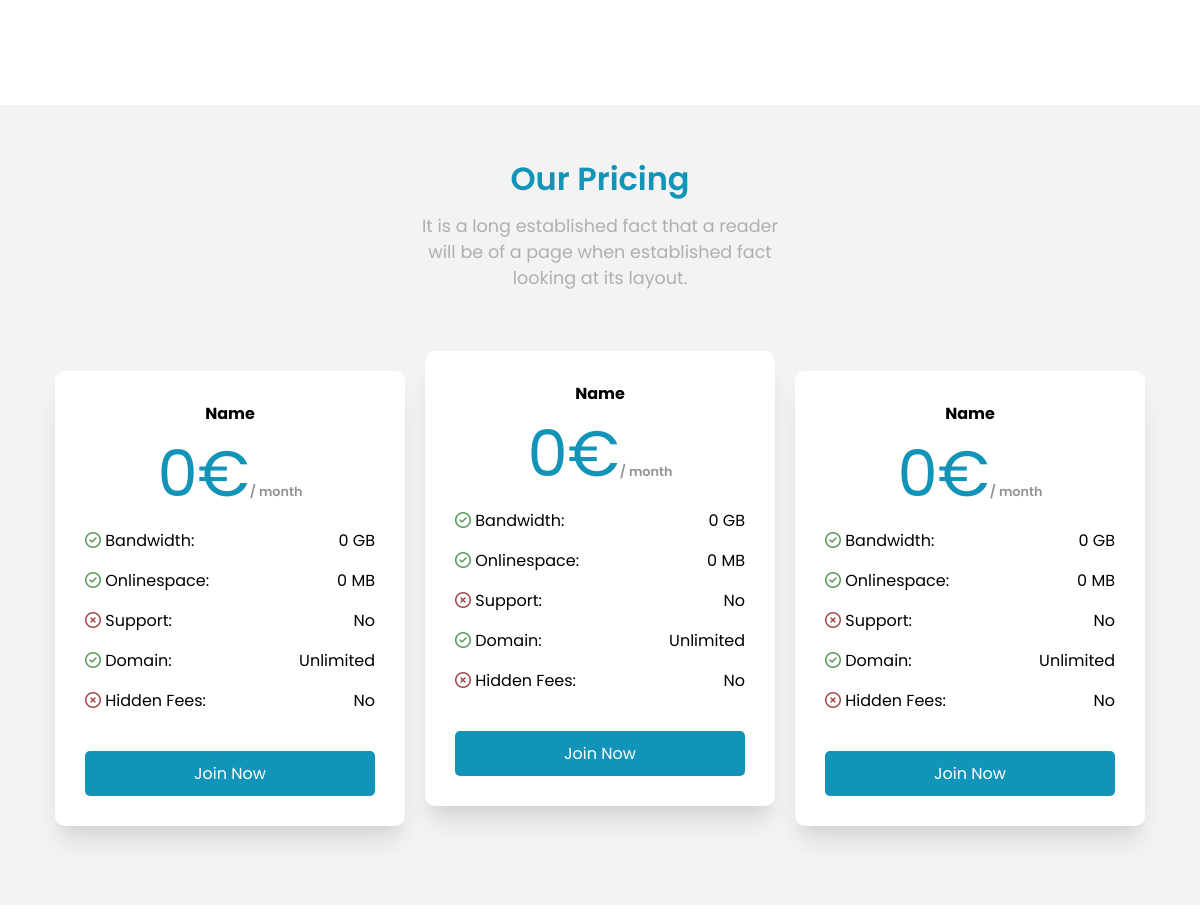
/ (middle part), run on an earlier commit of the app's database.
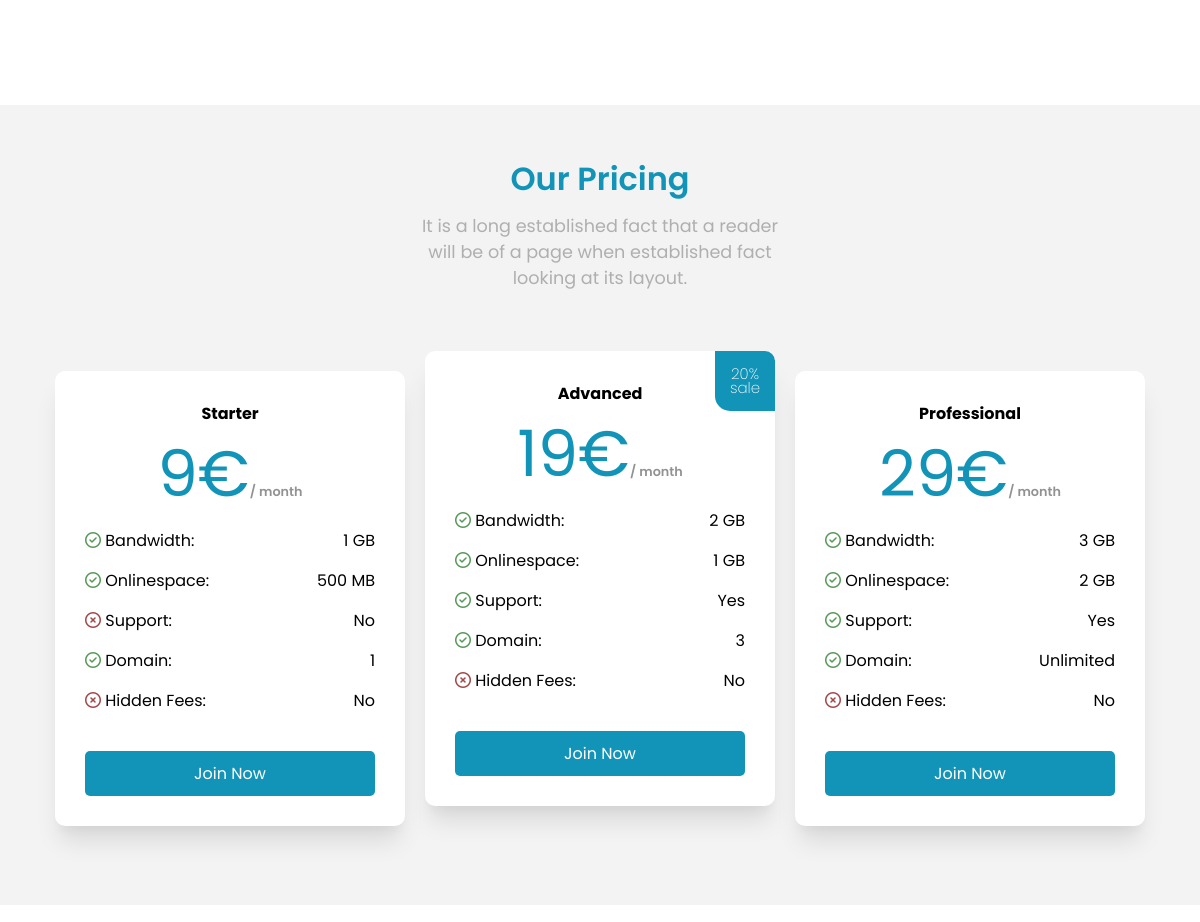
And on a later commit of the database.
### tables this page shows
CREATE TABLE IF NOT EXISTS `pricing` (
  `id` int(11) NOT NULL AUTO_INCREMENT,
  `Name` varchar(50) NOT NULL DEFAULT 'Name',
  `Price` float NOT NULL DEFAULT '0',
  `Sale` int(11) NOT NULL DEFAULT '0',
  `Bandwidth` int(11) NOT NULL DEFAULT '0',
  `Onlinespace` int(11) NOT NULL DEFAULT '0',
  `Support` tinyint(4) NOT NULL DEFAULT '0',
  `HiddenFees` tinyint(4) NOT NULL DEFAULT '0',
  `Domain` varchar(50) NOT NULL DEFAULT 'Unlimited',
  PRIMARY KEY (`id`)
);

### src/db-functions.php (called while the page is built, shortened)
<?php
function connexion()
{
    try {
        $db = new PDO(
            'mysql:host=127.0.0.55;port=3306;dbname=landingPage',
            'root',
            '',
            [
                \PDO::ATTR_ERRMODE            => \PDO::ERRMODE_EXCEPTION,
                \PDO::ATTR_DEFAULT_FETCH_MODE => \PDO::FETCH_ASSOC,
                \PDO::MYSQL_ATTR_INIT_COMMAND => 'SET NAMES utf8'
            ]
        );
    } catch (PDOException $e) {
        print "Erreur !: " . $e->getMessage() . "<br/>";
        die();
    }
    return $db;
}
function findAll()
{
    $db = connexion();
    $sql = "SELECT *
            FROM
                pricing
                LIMIT 3";
    $stmt = $db->prepare($sql);
    $stmt->execute();
    $products = $stmt->fetchAll();
    return $products;
}

### index.php (the view, shortened to what this page needs)
<?php
require_once('src/db-functions.php');
?>
<!DOCTYPE html>
<html lang="en">
<head>
    <link rel="stylesheet" href="https://cdnjs.cloudflare.com/ajax/libs/font-awesome/6.2.0/css/all.min.css" />
    <link rel="stylesheet" href="https://cdn.jsdelivr.net/npm/swiper@8/swiper-bundle.min.css" />
    <link rel="stylesheet" href="css/style.css">
</head>
<body>
    <main id="main">
        <article>
            <section class="creativity">
            </section>
            <section class="pricing gray" id="pricing">
                <div class="section-header">
                    <h1>Our Pricing</h1>
                    <p>
                        It is a long established fact that a reader will be of a page when established fact looking at
                        its layout.
                    </p>
                </div>
                <div class="pricing-cards row-center">
                    <?php
                    $pricings = findAll();
                    foreach ($pricings as $pricing) {
                        $price = $pricing["Price"] * (1 - ($pricing["Sale"] / 100));
                        $onlineSpace = $pricing["Onlinespace"];
                        $onlineSpaceUnit = 'MB';
                        if ($pricing["Onlinespace"] >= 1000) {
                            $onlineSpaceUnit = 'GB';
                            $onlineSpace = $onlineSpace / 1000;
                        }
                        $support = ($pricing["Support"]) ? 'Yes' : 'No';
                        $HiddenFees = ($pricing["HiddenFees"]) ? 'Yes' : 'No';
                        $SupportMark = ($pricing["Support"]) ? 'fa-circle-check' : 'fa-regular fa-circle-xmark';
                        $HiddenFeesMark = ($pricing["HiddenFees"]) ? 'fa-circle-check' : 'fa-regular fa-circle-xmark';
                        $sales = ($pricing["Sale"] > 0) ? '
                        <div class="sale">
                        <p>' . $pricing["Sale"] . '% sale</p>
                        </div>'
                            : null;
                    ?>
                        <div class="pricing-card col-3"> <?= $sales ?>
                            <h4> <?= $pricing["Name"] ?> </h4>
                            <div class="price">
                                <p><?= round($price, 2) ?>€<span>/ month</span></p>
                            </div>
                            <ul>
                                <li><span><i class="fa-regular fa-circle-check"></i> Bandwidth:</span> <span> <?= $pricing["Bandwidth"] ?> GB</span></li>
                                <li><span><i class="fa-regular fa-circle-check"></i> Onlinespace:</span> <span> <?= $onlineSpace ?> <?= $onlineSpaceUnit  ?> </span>
                                </li>
                                <li><span><i class="fa-regular   <?= $SupportMark ?> "></i> Support:</span> <span> <?= $support ?> </span></li>
                                <li><span><i class="fa-regular fa-circle-check"></i> Domain:</span> <span> <?= $pricing["Domain"] ?> </span>
                                </li>
                                <li><span><i class="fa-regular   <?= $HiddenFeesMark ?> "></i> Hidden Fees:</span> <span> <?= $HiddenFees ?> </span></li>
                            </ul>
                            <a href="src/functions.php?action=addOrder&id=<?= $pricing["id"] ?>">
                                <div class="btn btn-primary">Join Now</div>
                            </a>
                        </div>
                    <?php
                    }
                    ?>
                </div>
            </section>
            <section class="blog" id="blog">
            </section>
        </article>
    </main>
</body>
</html>

What changed in the data, as far as the page shows it:
changed pricing: Name "Name" → "Starter"; Price "0" → "9"; Bandwidth "0" → "1"; Onlinespace "0" → "500"; Domain "Unlimited" → "1"
changed pricing: Sale (not shown) → "20"; Name "Name" → "Advanced"; price "0" → "19"; Bandwidth "0" → "2"; Onlinespace "0" → "1"; Onlinespace "MB" → "GB"; Support "No" → "Yes"; Domain "Unlimited" → "3"
changed pricing "Unlimited": Name "Name" → "Professional"; Price "0" → "29"; Bandwidth "0" → "3"; Onlinespace "0" → "2"; Onlinespace "MB" → "GB"; Support "No" → "Yes"
